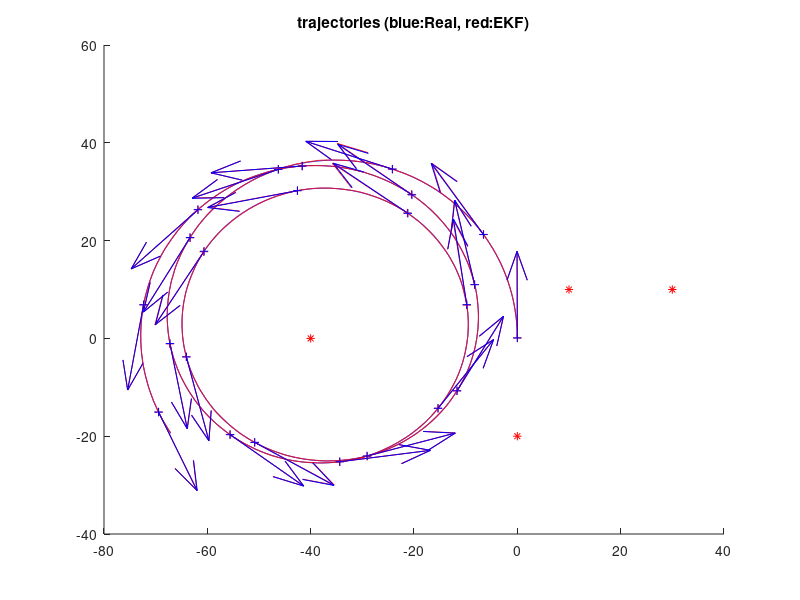
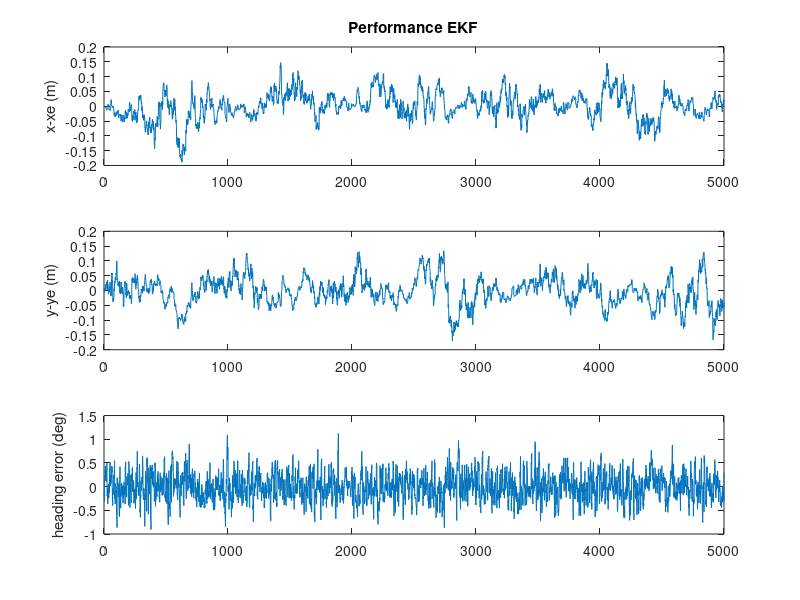

MATLAB code to generate these figures, in order:
%Author: Ian Bartlett, z3419581
%Program: Solution for AAS, S1.2017, Task3.Part2

% Code below adopted from example code by Dr. Guivant.

%%%%%%%%%%%%%%%%%%%%%%%%%%%%%%%%%%%%%%%%%%%%%%%5
% DemoEKF.m - version 2017.1
% MRTN4010 - S1.2016
% Example using Extended Kalman Filter for the localization problem, using laser range observations.

% Note#1:
% For each "laser scan" we extract the detected landmarks and use their ranges to update the estimated 
% states (3DoF: 2D position and heading of the platform).  
% Even frequently using "just" one range (related to some landmark) the estimator is
% able to estimate the pose (position and heading)!!!
% Q: How is this possible?
% A: This is because in addition to the observation model we use the process model (which correlates the states in time) as well.
% As the robot moves then we obtain several observations from different poses (and at different times).
% This system is what is said to be "Observable" 
% (its internal states can be estimated by observing its "outputs", in this case we measure the robot's distance to certain landmark/landmarks).


% Note#2: in this simulation we run the process model at certain frequency
% (dt=50ms), however we do not assume we get measurements (for the observations) at that sample
% rate (that situation would be great!, but it is not always possible). We assume observations have a slower sample rate. This
% is to show that even for a poor system (observing at low rate) the estimation process is still good and feasible. 
% ( Question: How fast is a human driver in observing the context in order to estimate his/her pose? )


%Note #3:
% You can change many things in this simulation:
% 1)  the geographical distribution and number of landmarks.
% 2)  the noise's standard deviations in the inputs of the kinematic model of the vehicle
% 3)  the noise's standard deviations of range measurements
% 4)  the sampling rate of the scanner
% 5)  the inputs to the process (speed and angular rate)
% and a lot of things for experimenting!


% You are requested, in Project01, to 
%  1) modify the update stage of the EKF for accepting bearing observations.
%  2) Adapt the Q matrix used in the prediction step, for properly
%  considering the noise that pollutes the model inputs.



% Note4:  IMPORTANT
% a) You will need to modify the EKF update stage in order to deal with the
% cases:        Bearing Only and Range+Bearing (as required in Project01).

% b) you need to adapt the Q matrix in the prediction stage, in order to
% consider the noise that pollutes the inputs of the process model (speed
% and gyroZ). Follow the approach presented in the lecture notes, in file
% "MTRN4010_L06_Noise_in_the_inputs_of_ProcessModel.pdf"

%---------------------------------

% In this problem we have a kinematic model of the platform ( our "process
% model"). The inputs, u(t), of the model are 2 :
%    a)  platform's speed (measured at the middle point between the back wheels) 
%    b)  Wz (yaw/heading angular rate), measured through  IMU's gyros.


% by J. Guivant for MRTN4010's students, Session S1.2017.



function main()


% .....................................................
% Here I define the magnitude of the "noises", which I assume are present, 
% polluting mesurements, models, etc.  

% Standard deviation of the error in the angular rate sensor. 
stdDevGyro = 2*pi/180 ;        
% 2 degrees/second , standard deviation of the gyros' noise
% you have seen, when playing with our real IMU's data that, after removing the
% offsets, the random error present in the gyros' measurements should be lower than 2 deg/sec.


% Standard deviation of the error in the speed's measurements
stdDevSpeed = 0.15 ;   % We simulate a lot of error!  (very difficult case). 
% Speed meter's error = 0.15m/sec; actually, a low quality speed sensor!

% ... errors in the range measurements (25cm, standard dev.)
sdev_rangeMeasurement = 0.25 ;          % std. of noise in range measurements. 0.25m
sdev_angleMeasurement = 0.5*pi/180;
% this is more than the error you would have with our laser scanner.

% .....................................................
Dt=0.05 ;                       % "sample time", 50ms
Li = 5000 ;                     % "experiment" duration, in iterations 
DtObservations=0.250 ;          % laser "sample time" (for observations), 4Hz, approximately


% .....................................................
% Here, I create a virtual map, because this program works on a simulated process.
% (in a real case you would have a real map)

% How many landmarks do you want to use?  
n_usedLanmarks = 4 ;    %it must be : 0 < n_usedLanmarks <5 
% just to create some landmarks
% if you specify "n_usedLanmarks = 0", you would not have observations
% (i.e. no updates, just predictions )

global NavigationMap;
NavigationMap = CreateSomeMap(n_usedLanmarks) ;  %creates a artificial map!
% ................................................


% These are the ESTIMATES (Expected value and covariance matrix)
% Initial conditions of the estimates (identical to the real ones, as in
% the lab)( I Assume we know the initial condition of the system)
Xe = [ 0; 0;pi/2 ] ;        
P = zeros(3,3) ;            % initial quality --> perfect (covariance =zero )
% Why perfect? (BECAUSE in this case we DO ASSUME we know perfectly the initial condition)


% Some buffers to store the intermediate values during the experiment
Xreal_History= zeros(3,Li) ;
Xe_History= zeros(3,Li) ;

% .....................................................
% I assume that every time we apply the process model to predict the evolution of the system for a 
% perdiod of time of Dt (50ms) we introduce uncertainty of 0.01m standard deviation on X, 
% similar uncertainty on Y and 1 degree (a lot!) on the heading's estimation
% Q  =zeros(3,3) ;  Q(1,1) = (0.01)^2 ; Q(2,2) =Q(1,1)  ; Q(3,3) = (1*pi/180)^2 ;
% Although you can use this proposed Q, it can be improved. Read
% "MTRN40101_L06_Noise_in_the_inputs_of_ProcessModel.pdf" in order to implement a good refinement. 

Q = diag( [ (0.01)^2 ,(0.01)^2 , (1*pi/180)^2]) ;
Q_u = diag([stdDevGyro stdDevSpeed]);
% Q matrix. Represent the covariance of the uncertainty about the process model.
% .....................................................


time=0 ;
% init simulator of process (the "real system").
InitSimulation(stdDevSpeed,stdDevGyro,sdev_rangeMeasurement,sdev_angleMeasurement,DtObservations);
% (BTW: this is just a simulation to replace the real system, because we,
% for the moment, do not have the real system. )

clc();
disp('Running full simulation, OFF line. Please wait...');

% .....................................................    
for i=1:Li,     % loop
    
    %pause(dt) ;   % NO delay, I want to run this in a fast off-line SIMULATION, so ASAP.
    
    time = time+Dt ;    
    SimuPlatform(time,Dt);      % because NOW I do not have a real system, I simulate it.

     
    % I ask about the inputs to the Process Model.
    % The inputs I will be told are polluted versions of the real inputs.
    [Noisy_speed,Noisy_GyroZ]=GetProcessModelInputs();
    % in the real case we should measure the real inputs (gyros and speedmeter)
    
    % -------- THIS IS THE EKF! ------------------------

    % ------ Kalman Filter prediction: applies the prediction step (i.e. Porcess model). 
    % Estimate new covariance, associated to the state after prediction
    % First , I evaluate the Jacobian matrix of the process model (see lecture notes).
    % you should write the analytical expression on paper to understand the following line.
    J = [ [1,0,-Dt*Noisy_speed*sin(Xe(3))  ]  ; [0,1,Dt*Noisy_speed*cos(Xe(3))] ;    [ 0,0,1 ] ] ; 
    % then I calculate the new coveraince, after the prediction P(K+1|K) = J*P(K|K)*J'+Q ;
    
    %Calculate the input noise Jacobian
    F_u = Dt*[[Noisy_speed*cos(Xe(3)) 0]; [Noisy_speed*sin(Xe(3)) 0]; [0 1];];

    % MODIFIED: added J*Q_u*J' term to include input uncertainty
    P = J*P*J'+ (Q + F_u*Q_u*F_u');
    % -----------------------------------------------
    % and the predicted expected value. 

    Xe    = RunProcessModel(Xe,Noisy_speed,Noisy_GyroZ,Dt) ;
 
   % the precition step, for this iteration, is done.
 
    
    

    % .. Get range measuremens, if those are available.
    [nDetectedLandmarks,MasuredRanges,MeasuredAngles,IDs]=GetObservationMeasurements();
    
    if nDetectedLandmarks>0,     % any laser data and detected landmarks?
     
        % Because there are available obsevations ==> I perform EKF update.
             
   
        % --------------- Kalmal Filter update (observations)
        % Because this observation function is non-linear--> we need to get the Jacobians of h(X).
        % Jacobian for range only measurements (evaluated at the current expected value -->Xe)    
        
        % sqrt( (xi-x)^2+(yi-y)^2 ) for all the seen landmarks. I will need
        % this term for the next calculations.
        
        % for the sake of simplicity in this example, we perform an EKF update for each of the observations.
        for u=1:nDetectedLandmarks,
         
            ID = IDs(u);            % landmark ID?    
            eDX = (NavigationMap.landmarks(ID,1)-Xe(1)) ;      % (xu-x)
            eDY = (NavigationMap.landmarks(ID,2)-Xe(2)) ;      % (yu-y)
            eDD = sqrt( eDX*eDX + eDY*eDY ) ; %   so : sqrt( (xu-x)^2+(yu-y)^2 ) 
    
        
            % here is it. "H". I reuse some previous calculations.
            %H = [  -eDX/eDD , -eDY/eDD , 0 ] ;   % Jacobian of h(X); size 1x3

	    % New 2D measurement matrix:
            H = [[  -eDX/eDD , -eDY/eDD , 0 ]; ...
                 [eDY/(eDX^2 + eDY^2), -eDX/(eDX^2 + eDY^2), -1]] ;   % Jacobian of h(X); size 1x3

        
            % the expected distances to the landmarks ( "h(Xe)" )
            ExpectedRange = eDD ;   % just a coincidence: we already calculated them for the Jacobian, so I reuse it. 
	    ExpectedAngle = atan2(eDY,eDX) - Xe(3) + pi/2;
        
            % Evaluate residual (innovation)  "Y-h(Xe)" 
            %(measured output value - expected output value)
            z  = [[MasuredRanges(u) - ExpectedRange];      
	          [MeasuredAngles(u) - ExpectedAngle]];

            % ------ covariance of the noise/uncetainty in the measurements
            R = diag([sdev_rangeMeasurement*sdev_rangeMeasurement*4 sdev_angleMeasurement*sdev_angleMeasurement*4]);
R
            % I multiply by 4 because I want to be conservative and assume
            % twice the standard deviation that I believe does happen.
        
            % Some intermediate steps for the EKF (as presented in the lecture notes)
            S = R + H*P*H' ;
            iS=inv(S);                 % iS = inv(S) ;   % in this case S is 1x1 so inv(S) is just 1/S
            K = P*H'*iS ;           % Kalman gain

            % ----- finally, we do it...We obtain  X(k+1|k+1) and P(k+1|k+1)
            Xe = Xe+K*z            % update the  expected value
            P = P-P*H'*iS*H*P ;     % update the Covariance
        % -----  individual EKF update done ...
       end; 
       % all available EKF updates done ...
    end;  
     
    
     % -------- store some current variables, to plot at the end.   
     Xreal_History(:,i) = GetCurrentSimulatedState() ;
     Xe_History(:,i)    = Xe ;
end ;                           % end of while loop
      


% PLOT some results. PLot estimated and "real" values of platform states.
SomePlots(Xreal_History,Xe_History,NavigationMap) ;


return ;           % loop to the next observation based on new measurements..



% =========================================================================
% --- THIS IS THE PROCESS MODEL of MY SYSTEM. (it is a Kinemetic model)
    
function Xnext=RunProcessModel(X,speed,GyroZ,dt) 
    Xnext = X + dt*[ speed*cos(X(3)) ;  speed*sin(X(3)) ; GyroZ ] ;
return ;


% =========================================================================
% ========== Simulation functions - (used for simulation of "real" platform and
% for the process model of the EKF.
% When we apply the EKF on a real case, we do NOT need this part.


function [ranges,angles,IDs] = GetMeasurementsFomNearbyLandmarks(X,map)
    
    if map.nLandmarks>0,
        dx= map.landmarks(:,1) - X(1) ;
        dy= map.landmarks(:,2) - X(2) ;
        ranges = sqrt((dx.*dx + dy.*dy)) ;
	angles = atan2(dy,dx) - X(3) + pi/2;
        IDs = [1:map.nLandmarks];
    else,
        IDs=[];ranges=[];angles=[];
    end;
    % I simulate I measure/detect all the landmarks, however there can be
    % cases where I see just the nearby ones.
    
return ;


% here I propose some speed and angular rate inputs. 
% in real cases, they do happen, we do not propose them.
function [speed,GyroZ] = SimuControl(X,t)
    speed = 2 ;                                         % cruise speed, 2m/s  ( v ~ 7km/h)
    GyroZ = 3*pi/180 + sin(0.1*2*pi*t/50)*.02 ;         % some crazy driver moving the steering wheel...
return ;


% here I propose some map of landmarks. 
% in real cases, we do not create it, synthetically, like here.
function map = CreateSomeMap(n_used)
    n_used = max(0,min(4,n_used));      % accepts no less than 1, no more than 4. 
    
    landmarks = [  [ -40,0 ];[ -0,-20 ];[ 10,10 ] ;[ 30,10 ]  ] ;   
    % you may modify this list, in case you want to add more landmarks to the navigation map.
    
    map.landmarks = landmarks(1:n_used,:) ;
    map.nLandmarks = n_used ;
return ;





function InitSimulation(stdDevSpeed,stdDevGyro,sdev_rangeMeasurement,sdev_angleMeasurement,DtObservations)
    global ContextSimulation;
    ContextSimulation.Xreal = [ 0; 0;pi/2 ] ;     % [x;y;phi]
    ContextSimulation.stdDevSpeed = stdDevSpeed;
    ContextSimulation.stdDevGyro = stdDevGyro;
    ContextSimulation.Xreal = [0;0;pi/2];
    ContextSimulation.speed=0;
    ContextSimulation.GyroZ=0;
    ContextSimulation.sdev_rangeMeasurement=sdev_rangeMeasurement;
    ContextSimulation.sdev_angleMeasurement=sdev_angleMeasurement;
    ContextSimulation.DtObservations=DtObservations;
    ContextSimulation.timeForNextObservation= 0;
    ContextSimulation.CurrSimulatedTime=0;
return;


function [Noisy_speed,Noisy_GyroZ]=GetProcessModelInputs()
    % .....................................................
    % add noise to simulate real conditions
    % WHY? to be realistic. When we measure things the measurements are polluted with noise, So I simulated that situation by adding random
    % noise to the perfect measurements (the ones I get from the simulated "real" platform.
    global ContextSimulation;
    Noisy_speed =ContextSimulation.speed+ContextSimulation.stdDevSpeed*randn(1) ;
    Noisy_GyroZ =ContextSimulation.GyroZ+ContextSimulation.stdDevGyro*randn(1);
return;


% NOTE: in Project#2 you will apply the EKF for estimating the states of the real
% system. In such cases You DO NOT ADD ANY NOISE to the real
% measurements!!!!. We add noise, here, because we want to simulate a real
% case, always having noise polluting our measurements.


function  SimuPlatform(time,Dt)
    global ContextSimulation;    
    
    % simulate some crazy driver for the car..
    [ContextSimulation.speed,ContextSimulation.GyroZ] = SimuControl(ContextSimulation.Xreal,time) ;      % read kinematic model inputs, ideal ones
    % .........................................
    % simulate one step of the "real system":  Xreal(time)
    ContextSimulation.Xreal = RunProcessModel(ContextSimulation.Xreal,ContextSimulation.speed,ContextSimulation.GyroZ,Dt) ;
    ContextSimulation.CurrSimulatedTime = ContextSimulation.CurrSimulatedTime+Dt;
return;


function [nDetectedLandmarks,MasuredRanges,MeasuredAngles,IDs]=GetObservationMeasurements(map)
    global ContextSimulation NavigationMap;       
   
    if ContextSimulation.CurrSimulatedTime<ContextSimulation.timeForNextObservation,
        % no measurements of outputs at this time.
        nDetectedLandmarks=0;
        MasuredRanges=[];
        MeasuredAngles=[];
        IDs=[];
        return ; 
    end;
        
    ContextSimulation.timeForNextObservation = ContextSimulation.timeForNextObservation+ContextSimulation.DtObservations;
    
    % get simulated range measurements (actual system), in this case the
    % simulated platform.
        [RealRanges,RealAngles,IDs] = GetMeasurementsFomNearbyLandmarks(ContextSimulation.Xreal,NavigationMap) ;
                % ...................................................
        nDetectedLandmarks = length(RealRanges) ;
      
        
        if (nDetectedLandmarks<1)       % no detected landmarks...
            MasuredRanges=[]; MeasuredAngles=[];   IDs=[];    return ; 
        end;
        
        
        % Here I corrupt the simulated measurements by adding some random noise (to simulate the noise that would be present in the reality)
        % this is the noise:
        noiseInMeasurements= ContextSimulation.sdev_rangeMeasurement*randn(size(RealRanges));
        % here I add it to the perfect ranges' measurements
        MasuredRanges = RealRanges +  noiseInMeasurements ;
 	MeasuredAngles = RealAngles + ContextSimulation.sdev_angleMeasurement*randn(size(RealAngles));
        % so MasuredRanges are the measurements polluted with
        % noise. I get the "perfect measurements" from the simulated
        % platform.
        
        % in real life they arrive already polluted!
        
 return;

 
    function X=GetCurrentSimulatedState()
        global ContextSimulation;
        X=ContextSimulation.Xreal;
        
        
     return;   

% -------------end simulation functions -----------------------------------------------


% ====================================================
% --- This is JUST for ploting the results
function SomePlots(Xreal_History,Xe_History,map) ;



figure(2) ; clf ; hold on ;
plot(Xreal_History(1,:),Xreal_History(2,:),'b') ;
plot(Xe_History(1,:),Xe_History(2,:),'r') ;
plot(map.landmarks(:,1),map.landmarks(:,2),'*r') ;
ii = [1:225:length(Xe_History(1,:))] ;
quiver(Xe_History(1,ii),Xe_History(2,ii),5*cos(Xe_History(3,ii)),5*sin(Xe_History(3,ii)),'r' ) ;
quiver(Xreal_History(1,ii),Xreal_History(2,ii),5*cos(Xreal_History(3,ii)),5*sin(Xreal_History(3,ii)),'b' ) ;
plot(Xe_History(1,ii),Xe_History(2,ii),'+r') ;
plot(Xreal_History(1,ii),Xreal_History(2,ii),'+b') ;
title('trajectories (blue:Real, red:EKF)') ;

% --------- plot errors between EKF estimates and the real values
figure(3) ; clf ; 
subplot(311) ; plot(Xreal_History(1,:)-Xe_History(1,:)) ;ylabel('x-xe (m)') ;
title('Performance EKF') ;
subplot(312) ; plot(Xreal_History(2,:)-Xe_History(2,:)) ;ylabel('y-ye (m)') ;
subplot(313) ; plot(180/pi*(Xreal_History(3,:)-Xe_History(3,:))) ;ylabel('heading error (deg)') ;

return ;
% -------------------------------------------------------------------------


%  Jose Guivant - For Projects 01/02 - AAS -Session 1.2017
%  Questions:      email to : j.guivant@unsw.edu.au


% -------------------------------------------------------------------------